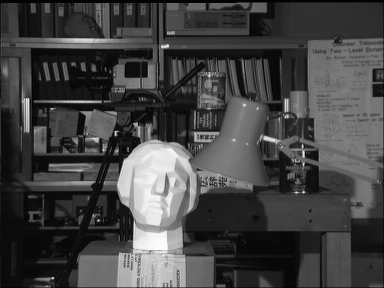
#> input picture LAB/lab09/tsukuba_l.png, 384 x 288 px, found by its file name
$ jupyter execute q1.ipynb
#> lines starting #> are read from the running program, lines starting #| are printed output that depends on the picture; long printed decimals are rounded
[cell 1]
import cv2
import numpy as np
import matplotlib.pyplot as plt


imgL = cv2.imread(r'E:\Computer Vision\LAB\lab09\tsukuba_l.png')
#> imgL is the input picture: shape (288, 384, 3); min 0, max 252, mean 67.6
imgR = cv2.imread(r'E:\Computer Vision\LAB\lab09\tsukuba_r.png')
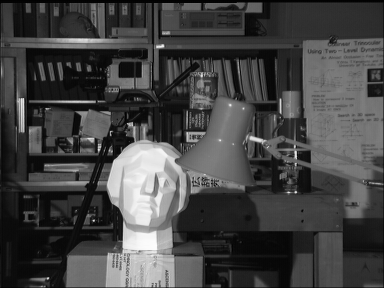
#> input picture LAB/lab09/tsukuba_r.png, 384 x 288 px, found by its file name
#> imgR is the input picture: shape (288, 384, 3); min 0, max 253, mean 68

grayL = cv2.cvtColor(imgL, cv2.COLOR_BGR2GRAY)
grayR = cv2.cvtColor(imgR, cv2.COLOR_BGR2GRAY)

h, w = grayL.shape
#> h = 288; w = 384
orb = cv2.ORB_create(4000)

kp1, des1 = orb.detectAndCompute(grayL, None)
#> kp1 = 2666 keypoints; strongest (x, y, size): (117, 131, 31), (115, 134, 31), (167, 46, 31), (113, 134, 31)
kp2, des2 = orb.detectAndCompute(grayR, None)
#> kp2 = 2654 keypoints; strongest (x, y, size): (162, 46, 31), (131, 123, 31), (129, 123, 31), (91, 140, 37.2)
bf = cv2.BFMatcher(cv2.NORM_HAMMING)

matches = bf.knnMatch(des1, des2, k=2)
#> matches = 2666 matches

good = []
for m, n in matches:
    if m.distance < 0.75 * n.distance:
        good.append(m)
#> after the loop, good = 1263 matches

print("Good matches:", len(good))
#| Good matches: 1263

pts1 = np.float32([kp1[m.queryIdx].pt for m in good])
#> pts1 = 1263 pairs, first value 36 to 352, second value 31 to 256
pts2 = np.float32([kp2[m.trainIdx].pt for m in good])
#> pts2 = 1263 pairs, first value 31 to 347, second value 31 to 256

F, mask = cv2.findFundamentalMat(pts1, pts2, cv2.FM_RANSAC)
#> F = [[1.09e-06, -0.00217, 0.233], [0.00215, -1.73e-05, 0.359], [-0.23, -0.366, 1]]; mask = 1263 values, max 1 at index 0, min 0 at index 422, mean 0.988

pts1 = pts1[mask.ravel() == 1]
#> pts1 = 1248 pairs, first value 36 to 352, second value 31 to 256
pts2 = pts2[mask.ravel() == 1]
#> pts2 = 1248 pairs, first value 31 to 347, second value 31 to 256

print("Inlier matches:", len(pts1))
#| Inlier matches: 1248

fx = fy = 800
cx = w / 2
#> cx = 192
cy = h / 2
#> cy = 144

K = np.array([[fx, 0, cx],
              [0, fy, cy],
              [0,  0,  1]])

E = K.T @ F @ K
#> E = [[0.7, -1390.6, -63.82], [1375.9, -11.06, 615.1], [63.49, -628.8, -0.593]]
_, R, t, _ = cv2.recoverPose(E, pts1, pts2, K)
#> R = [[1, -0.00304, -0.00381], [0.00304, 1, 0.00164], [0.0038, -0.00165, 1]]; t = [-0.411, -0.0418, 0.911]

print("Rotation:\n", R)
#| Rotation:
#|  [[ 1 -0.003038  -0.003806 ]
#|  [ 0.003044  1  0.001642]
#|  [ 0.003801 -0.001654  1]]
print("Translation:\n", t)
#| Translation:
#|  [[-0.4114]
#|  [-0.04181]
#|  [ 0.9105]]

retval, H1, H2 = cv2.stereoRectifyUncalibrated(
    pts1, pts2, F, (w, h)
)
#> retval = True; H1 = [[-0.651, -0.0578, 54.76], [-0.126, -0.45, 27.25], [-0.00118, -0.000112, -0.184]]; H2 = [[1.52, 0.155, -122.2], [0.293, 1.03, -61.33], [0.00274, 0.000278, 0.434]]

rectL = cv2.warpPerspective(grayL, H1, (w, h))
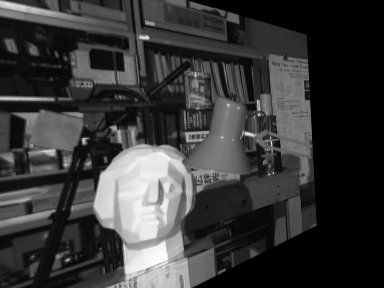
#> rectL: shape (288, 384); min 0, max 252, mean 56.6
rectR = cv2.warpPerspective(grayR, H2, (w, h))
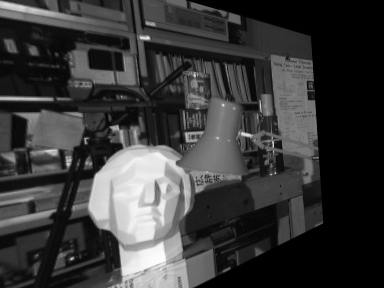
#> rectR: shape (288, 384); min 0, max 253, mean 57.7

min_disp = 0
num_disp = 128

stereo = cv2.StereoSGBM_create(
    minDisparity=min_disp,
    numDisparities=num_disp,
    blockSize=7,
    P1=8 * 3 * 7**2,
    P2=32 * 3 * 7**2,
    disp12MaxDiff=1,
    uniquenessRatio=15,
    speckleWindowSize=50,
    speckleRange=2
)

disparity = stereo.compute(rectL, rectR).astype(np.float32) / 16.0
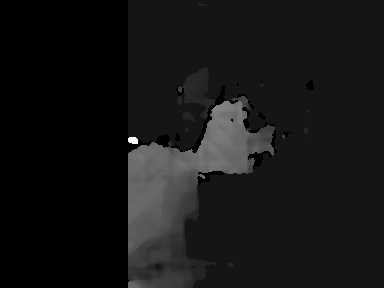
#> disparity: shape (288, 384) float32; min -1, max 11.06, mean 0.0323; drawn with min black and max white

disparity[disparity < 1] = 1
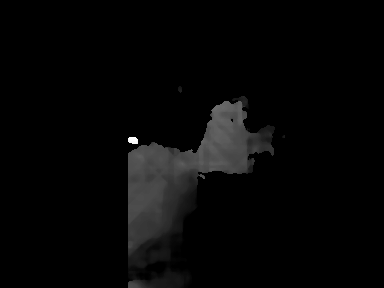
#> disparity: shape (288, 384) float32; min 1, max 11.06, mean 1.25; drawn with min black and max white

baseline = 0.1

depth = (fx * baseline) / disparity
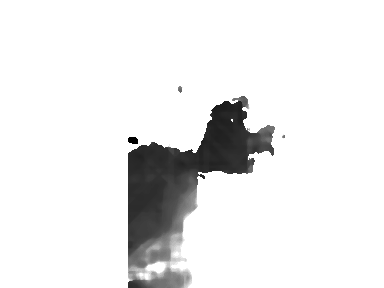
#> depth: shape (288, 384) float32; min 7.23, max 80, mean 74.3; drawn with min black and max white
P1 = K @ np.hstack((np.eye(3), np.zeros((3, 1))))
P2 = K @ np.hstack((R, t))
#> P2 = [[800.7, -2.75, 189, -154.3], [2.98, 799.8, 145.3, 97.67], [0.0038, -0.00165, 1, 0.911]]

pts1_T = pts1.T
pts2_T = pts2.T

points_4D = cv2.triangulatePoints(P1, P2, pts1_T, pts2_T)
points_3D = points_4D / points_4D[3]

points_3D = points_3D[:3].T
#> points_3D = 1248 rows, first 8: [-3.05, 5.35, 37.96], [-3.87, 6.48, 45.9], [-3.19, 4.84, 35.1], [-3.53, 6.26, 45.98], [-9.84, -43.69, 312.8], [-3.69, 6.71, 49.56], [-3.78, 5.78, 47.58], [-3.4, 5.26, 44.4]

points_3D = points_3D[points_3D[:, 2] > 0]
#> points_3D = 1246 rows, first 8: [-3.05, 5.35, 37.96], [-3.87, 6.48, 45.9], [-3.19, 4.84, 35.1], [-3.53, 6.26, 45.98], [-9.84, -43.69, 312.8], [-3.69, 6.71, 49.56], [-3.78, 5.78, 47.58], [-3.4, 5.26, 44.4]

print("Valid 3D points:", len(points_3D))
#| Valid 3D points: 1246
plt.figure(figsize=(15,5))

plt.subplot(1,3,1)
plt.title("Rectified Left")
plt.imshow(rectL, cmap='gray')

plt.subplot(1,3,2)
plt.title("Disparity")
plt.imshow(disparity, cmap='gray')
plt.colorbar()

plt.subplot(1,3,3)
plt.title("Depth")
plt.imshow(depth, cmap='inferno')
plt.colorbar()

plt.show()
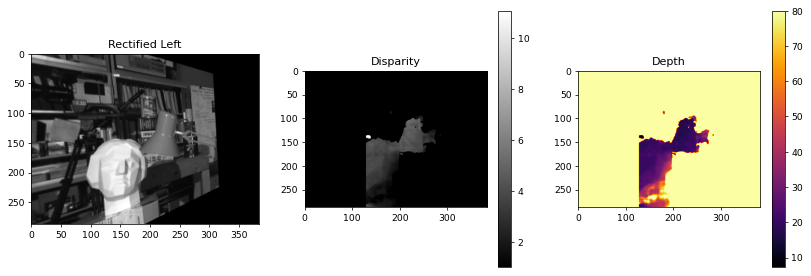
#> figure drawn by matplotlib, 5 panels

img_matches = cv2.drawMatches(
    imgL, kp1, imgR, kp2, good[:50], None, flags=2
)
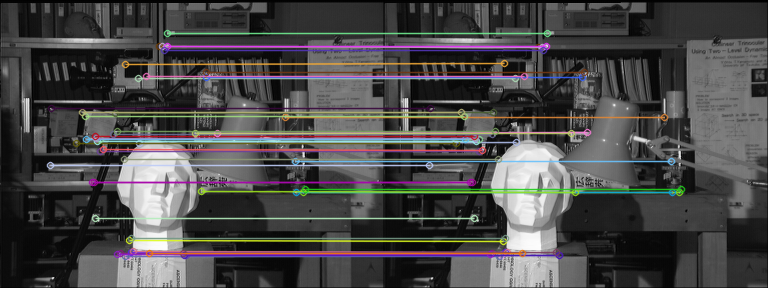
#> img_matches: shape (288, 768, 3); mean B, G, R 73.1, 73.2, 74.6

plt.figure(figsize=(10,5))
plt.imshow(cv2.cvtColor(img_matches, cv2.COLOR_BGR2RGB))
plt.title("Filtered Matches")
plt.axis('off')
plt.show()
